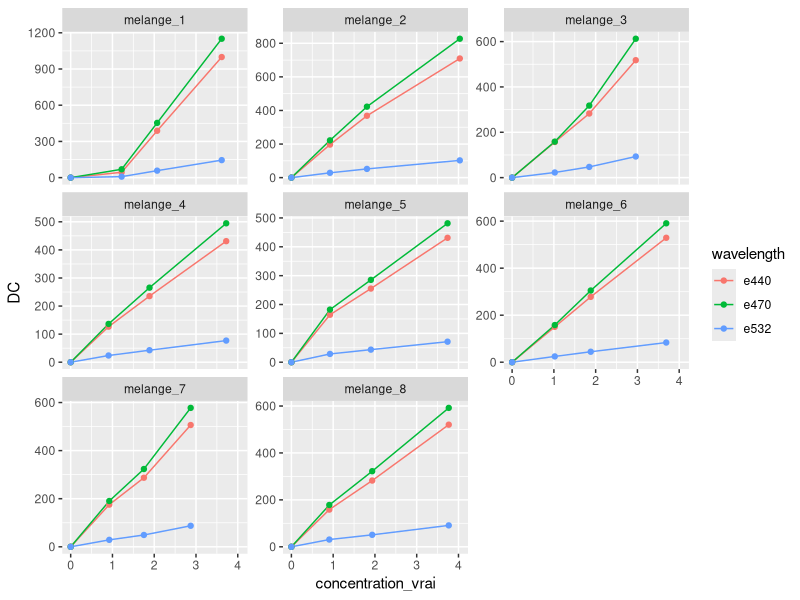

Write the R code that produced this figure. (Note: this script raises an error after producing the figure.)
library(tidyverse)

data <- read_csv('projet_3x1m/dashboard/mix_data.csv')


data_summary <- data %>% filter(file != 'NA') %>%  pivot_longer(e440:e532, names_to = 'wavelength', values_to = 'DC') %>% 
  group_by(melange_full, melange, file, wavelength, x_strain, y_strain, souche_ajoutee, concentration_vrai) %>% summarise_at(vars(DC), mean)

white_value <- data_summary %>% filter(file == 'blanc') %>% ungroup() %>%  select(wavelength, 'DC_white' = DC) %>% distinct()

data_summary <- left_join(data_summary, white_value) %>% mutate(DC = DC - DC_white)
  

ggplot(data_summary)+
  geom_line(aes(x = concentration_vrai, y = DC, colour = wavelength, group = wavelength))+
  geom_point(aes(x = concentration_vrai, y = DC, colour = wavelength))+
  facet_wrap(.~melange, scale = 'free_y')

derivation <- na.omit(tibble('melange' = NA, 'wavelength' = NA, 'deriv_a' = NA, 'deriv_b' = NA, 'deriv_c' = NA, 'deriv_bc' = NA))

for(i in unique(data_summary$melange)){
  t <- filter(data_summary, melange == i)
  deriv_a <- t$concentration_vrai[t$file == 'melange_a'] / t$DC[t$file == 'melange_a']
  deriv_b <- (t$concentration_vrai[t$file == 'melange_b'] - t$concentration_vrai[t$file == 'melange_a']) / (t$DC[t$file == 'melange_b'] - t$DC[t$file == 'melange_a'])
  deriv_c <- (t$concentration_vrai[t$file == 'melange_c'] - t$concentration_vrai[t$file == 'melange_b']) / (t$DC[t$file == 'melange_c'] - t$DC[t$file == 'melange_b'])
  deriv_bc <- (t$concentration_vrai[t$file == 'melange_c'] - t$concentration_vrai[t$file == 'melange_a']) / (t$DC[t$file == 'melange_c'] - t$DC[t$file == 'melange_a'])
  
  
  deriv_data <- tibble('melange' = i, 'wavelength' = c('e440', 'e470', 'e532'), 'deriv_a' = deriv_a, 'deriv_b' = deriv_b, 'deriv_c' = deriv_c, 'deriv_bc' = deriv_bc) 
  
  derivation <- bind_rows(derivation, deriv_data)
  }

data_with_deriv <- left_join(data_summary, derivation)

data_large <- data_with_deriv %>% ungroup %>% select(- DC, - DC_white) %>% 
  pivot_longer(deriv_a:deriv_bc, names_to = 'derivativ', values_to = 'slope') %>% 
  pivot_wider(names_from = 'wavelength', values_from = 'slope') %>% 
  mutate(y_ratio = e470/e440,
         x_ratio = e532/e440)

ggplot(filter(data_large, derivativ %in% c('deriv_b', 'deriv_c', 'deriv_bc') & souche_ajoutee != 'NA'))+
  geom_point(aes(x = x_ratio, y = y_ratio, colour = souche_ajoutee), size = 2)+
  theme_minimal()+
  xlab('slope_532/slope_440')+
  ylab('slope_470/slope_440')

ggplot(filter(data_large, derivativ %in% c('deriv_b', 'deriv_c') & souche_ajoutee != 'NA'))+
  geom_density(aes(x = x_ratio, colour = souche_ajoutee), size = 1)+
  theme_minimal()

ggplot(filter(data_large, derivativ %in% c('deriv_b', 'deriv_c', 'deriv_bc') & souche_ajoutee != 'NA'))+
  geom_density(aes(x = y_ratio, colour = souche_ajoutee), size = 1)+
  theme_minimal()
